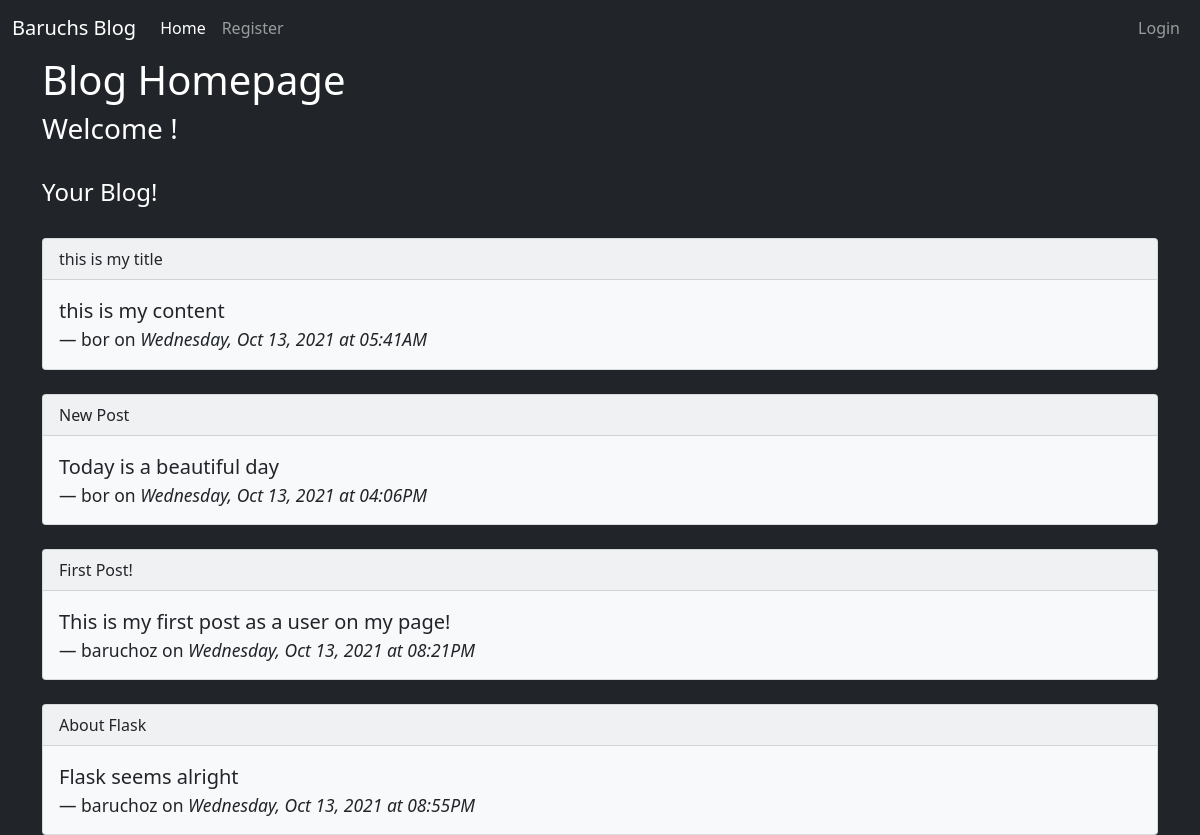
The page / on the database its author committed.
### app/models.py (models this page shows, shortened)
class Post(db.Model):
    id = db.Column(db.Integer, primary_key=True)
    title= db.Column(db.String(200))
    content = db.Column(db.String(300))
    date_created = db.Column(db.DateTime, nullable=False, default=datetime.utcnow )
    user_id = db.Column(db.Integer, db.ForeignKey('user.id'), nullable=False)

class User(db.Model, UserMixin):
    id = db.Column(db.Integer, primary_key=True)
    username = db.Column(db.String(150), nullable=False, unique=True)
    email = db.Column(db.String(150), nullable=False, unique=True)
    password = db.Column(db.String(256), nullable=False)
    posts = db.relationship('Post', backref='author', lazy=True)

### app/routes.py (the view)
@app.route('/')
def index():
    title = 'Blog Homepage'
    posts = Post.query.all()
    return render_template('index.html', title=title, posts=posts)

### app/templates/index.html
{% extends 'base.html' %}
{% block content %}
<h1>Blog Homepage</h1>
<h3>Welcome {{ current_user.username }}!</h3>
<br>
<h4>Your Blog!</h4>
{% for p in posts %}
    <br>
    <div class="card bg-light text-dark">
        <div class="card-header">
        {{ p.title }}
        </div>
        <div class="card-body">
            <blockquote class="blockquote mb-0">
                <p>{{ p.content }}</p>
                <footer class="blockquote-footer text-dark">{{ p.author.username }} on <cite title="Source Title">
                    {{ p.date_created.strftime('%A, %b %d, %Y at %I:%M%p') }}
                </cite></footer>
            </blockquote>
        </div>
    </div>
{% endfor %}
{% endblock %}

### rows shown on the page
Post: title "this is my title", content "this is my content", author.username "bor", date_created "Wednesday, Oct 13, 2021 at 05:41AM"
Post: title "New Post", content "Today is a beautiful day", author.username "bor", date_created "Wednesday, Oct 13, 2021 at 04:06PM"
Post: title "First Post!", content "This is my first post as a user on my page!", author.username "baruchoz", date_created "Wednesday, Oct 13, 2021 at 08:21PM"
Post: title "About Flask", content "Flask seems alright", author.username "baruchoz", date_created "Wednesday, Oct 13, 2021 at 08:55PM"
